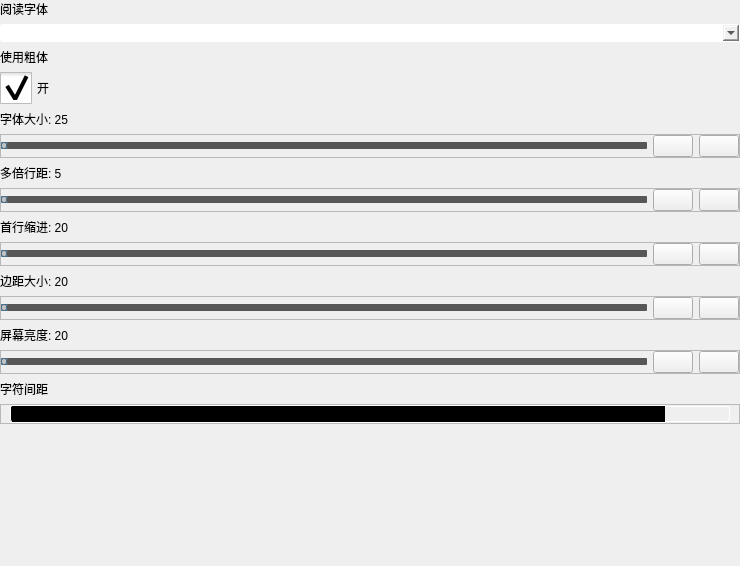
         <widget class="QWidget" name="scrollAreaWidgetContents">
          <property name="geometry">
           <rect>
            <x>0</x>
            <y>0</y>
            <width>740</width>
            <height>566</height>
           </rect>
          </property>
          <property name="styleSheet">
           <string notr="true">QSlider::groove:horizontal {
border: 1px solid #4A708B;
background: #C0C0C0;
height: 5px;
border-radius: 1px;
padding-left:-1px;
padding-right:-1px;
}

QSlider::sub-page:horizontal {
background: qlineargradient(x1:0, y1:0, x2:0, y2:1, 
    stop:0 #B1B1B1, stop:1 #c4c4c4);
background: qlineargradient(x1: 0, y1: 0.2, x2: 1, y2: 1,
    stop: 0 #5DCCFF, stop: 1 #1874CD);
border: 1px solid #4A708B;
height: 10px;
border-radius: 2px;
}

QSlider::add-page:horizontal {
background: #575757;
border: 0px solid #777;
height: 10px;
border-radius: 2px;
}

QSlider::handle:horizontal 
{
    background: qradialgradient(spread:pad, cx:0.5, cy:0.5, radius:0.5, fx:0.5, fy:0.5, 
    stop:0.6 #45ADED, stop:0.778409 rgba(255, 255, 255, 255));

    width: 11px;
    margin-top: -3px;
    margin-bottom: -3px;
    border-radius: 5px;
}

QSlider::handle:horizontal:hover {
    background: qradialgradient(spread:pad, cx:0.5, cy:0.5, radius:0.5, fx:0.5, fy:0.5, stop:0.6 #2A8BDA, 
    stop:0.778409 rgba(255, 255, 255, 255));

    width: 11px;
    margin-top: -3px;
    margin-bottom: -3px;
    border-radius: 5px;
}

QSlider::sub-page:horizontal:disabled {
background: #00009C;
border-color: #999;
}

QSlider::add-page:horizontal:disabled {
background: #eee;
border-color: #999;
}

QSlider::handle:horizontal:disabled {
background: #eee;
border: 1px solid #aaa;
border-radius: 4px;
}
</string>
          </property>
          <layout class="QVBoxLayout" name="verticalLayout_4">
           <property name="leftMargin">
            <number>0</number>
           </property>
           <property name="topMargin">
            <number>0</number>
           </property>
           <property name="rightMargin">
            <number>0</number>
           </property>
           <property name="bottomMargin">
            <number>0</number>
           </property>
           <item>
            <widget class="QLabel" name="label_8">
             <property name="text">
              <string>阅读字体</string>
             </property>
            </widget>
           </item>
           <item>
            <widget class="FontCombobox" name="font_combo">
             <property name="styleSheet">
              <string notr="true">QComboBox{border: 1px solid white;border-radius:3px}
QComboBox:focus{border: 1px solid #CC295F;border-radius:3px}</string>
             </property>
            </widget>
           </item>
           <item>
            <widget class="QLabel" name="label_4">
             <property name="text">
              <string>使用粗体</string>
             </property>
            </widget>
           </item>
           <item>
            <widget class="QCheckBox" name="checkBox">
             <property name="styleSheet">
              <string notr="true">QCheckBox{
    spacing: 5px;
}

QCheckBox::indicator{
    width: 32px;
    height: 32px;
}

QCheckBox::indicator:unchecked{
    image:url(:/ico/按钮_开启.png);
}

QCheckBox::indicator:checked{
    image:url(:/ico/按钮_关闭.png);
}
</string>
             </property>
             <property name="text">
              <string>开</string>
             </property>
             <property name="checked">
              <bool>true</bool>
             </property>
            </widget>
           </item>
           <item>
            <widget class="QLabel" name="label">
             <property name="text">
              <string>字体大小: 25</string>
             </property>
            </widget>
           </item>
           <item>
            <widget class="QFrame" name="frame_6">
             <property name="frameShape">
              <enum>QFrame::StyledPanel</enum>
             </property>
             <property name="frameShadow">
              <enum>QFrame::Raised</enum>
             </property>
             <layout class="QHBoxLayout" name="horizontalLayout_6">
              <property name="leftMargin">
               <number>0</number>
              </property>
              <property name="topMargin">
               <number>0</number>
              </property>
              <property name="rightMargin">
               <number>0</number>
              </property>
              <property name="bottomMargin">
               <number>0</number>
              </property>
              <item>
               <widget class="QSlider" name="horizontalSlider">
                <property name="styleSheet">
                 <string notr="true"/>
                </property>
                <property name="minimum">
                 <number>12</number>
                </property>
                <property name="maximum">
                 <number>80</number>
                </property>
                <property name="orientation">
                 <enum>Qt::Horizontal</enum>
                </property>
               </widget>
              </item>
              <item>
               <widget class="QPushButton" name="fz_plus">
                <property name="cursor">
                 <cursorShape>PointingHandCursor</cursorShape>
                </property>
                <property name="text">
                 <string/>
                </property>
                <property name="icon">
                 <iconset resource="../sources/sources.qrc">
                  <normaloff>:/ico/jia.png</normaloff>:/ico/jia.png</iconset>
                </property>
                <property name="checkable">
                 <bool>true</bool>
                </property>
               </widget>
              </item>
              <item>
               <widget class="QPushButton" name="fz_subtract">
                <property name="cursor">
                 <cursorShape>PointingHandCursor</cursorShape>
                </property>
                <property name="text">
                 <string/>
                </property>
                <property name="icon">
                 <iconset resource="../sources/sources.qrc">
                  <normaloff>:/ico/jian.png</normaloff>:/ico/jian.png</iconset>
                </property>
                <property name="checkable">
                 <bool>true</bool>
                </property>
               </widget>
              </item>
             </layout>
            </widget>
           </item>
           <item>
            <widget class="QLabel" name="label_2">
             <property name="text">
              <string>多倍行距: 5</string>
             </property>
            </widget>
           </item>
           <item>
            <widget class="QFrame" name="frame_7">
             <property name="frameShape">
              <enum>QFrame::StyledPanel</enum>
             </property>
             <property name="frameShadow">
              <enum>QFrame::Raised</enum>
             </property>
             <layout class="QHBoxLayout" name="horizontalLayout_7">
              <property name="leftMargin">
               <number>0</number>
              </property>
              <property name="topMargin">
               <number>0</number>
              </property>
              <property name="rightMargin">
               <number>0</number>
              </property>
              <property name="bottomMargin">
               <number>0</number>
              </property>
              <item>
               <widget class="QSlider" name="horizontalSlider_2">
                <property name="styleSheet">
                 <string notr="true"/>
                </property>
                <property name="minimum">
                 <number>100</number>
                </property>
                <property name="maximum">
                 <number>500</number>
                </property>
                <property name="singleStep">
                 <number>10</number>
                </property>
                <property name="orientation">
                 <enum>Qt::Horizontal</enum>
                </property>
               </widget>
              </item>
              <item>
               <widget class="QPushButton" name="ls_plus">
                <property name="cursor">
                 <cursorShape>PointingHandCursor</cursorShape>
                </property>
                <property name="text">
                 <string/>
                </property>
                <property name="icon">
                 <iconset resource="../sources/sources.qrc">
                  <normaloff>:/ico/jia.png</normaloff>:/ico/jia.png</iconset>
                </property>
                <property name="checkable">
                 <bool>true</bool>
                </property>
               </widget>
              </item>
              <item>
               <widget class="QPushButton" name="ls_subtract">
                <property name="cursor">
                 <cursorShape>PointingHandCursor</cursorShape>
                </property>
                <property name="text">
                 <string/>
                </property>
                <property name="icon">
                 <iconset resource="../sources/sources.qrc">
                  <normaloff>:/ico/jian.png</normaloff>:/ico/jian.png</iconset>
                </property>
                <property name="checkable">
                 <bool>true</bool>
                </property>
               </widget>
              </item>
             </layout>
            </widget>
           </item>
           <item>
            <widget class="QLabel" name="label_5">
             <property name="text">
              <string>首行缩进: 20</string>
             </property>
            </widget>
           </item>
           <item>
            <widget class="QFrame" name="frame_8">
             <property name="frameShape">
              <enum>QFrame::StyledPanel</enum>
             </property>
             <property name="frameShadow">
              <enum>QFrame::Raised</enum>
             </property>
             <layout class="QHBoxLayout" name="horizontalLayout_8">
              <property name="leftMargin">
               <number>0</number>
              </property>
              <property name="topMargin">
               <number>0</number>
              </property>
              <property name="rightMargin">
               <number>0</number>
              </property>
              <property name="bottomMargin">
               <number>0</number>
              </property>
              <item>
               <widget class="QSlider" name="horizontalSlider_3">
                <property name="styleSheet">
                 <string notr="true"/>
                </property>
                <property name="minimum">
                 <number>20</number>
                </property>
                <property name="orientation">
                 <enum>Qt::Horizontal</enum>
                </property>
               </widget>
              </item>
              <item>
               <widget class="QPushButton" name="indent_plus">
                <property name="cursor">
                 <cursorShape>PointingHandCursor</cursorShape>
                </property>
                <property name="text">
                 <string/>
                </property>
                <property name="icon">
                 <iconset resource="../sources/sources.qrc">
                  <normaloff>:/ico/jia.png</normaloff>:/ico/jia.png</iconset>
                </property>
                <property name="checkable">
                 <bool>true</bool>
                </property>
               </widget>
              </item>
              <item>
               <widget class="QPushButton" name="indent_subtract">
                <property name="cursor">
                 <cursorShape>PointingHandCursor</cursorShape>
                </property>
                <property name="text">
                 <string/>
                </property>
                <property name="icon">
                 <iconset resource="../sources/sources.qrc">
                  <normaloff>:/ico/jian.png</normaloff>:/ico/jian.png</iconset>
                </property>
                <property name="checkable">
                 <bool>true</bool>
                </property>
               </widget>
              </item>
             </layout>
            </widget>
           </item>
           <item>
            <widget class="QLabel" name="label_6">
             <property name="text">
              <string>边距大小: 20</string>
             </property>
            </widget>
           </item>
           <item>
            <widget class="QFrame" name="frame_9">
             <property name="frameShape">
              <enum>QFrame::StyledPanel</enum>
             </property>
             <property name="frameShadow">
              <enum>QFrame::Raised</enum>
             </property>
             <layout class="QHBoxLayout" name="horizontalLayout_9">
              <property name="leftMargin">
               <number>0</number>
              </property>
              <property name="topMargin">
               <number>0</number>
              </property>
              <property name="rightMargin">
               <number>0</number>
              </property>
              <property name="bottomMargin">
               <number>0</number>
              </property>
              <item>
               <widget class="QSlider" name="horizontalSlider_4">
                <property name="styleSheet">
                 <string notr="true"/>
                </property>
                <property name="minimum">
                 <number>5</number>
                </property>
                <property name="maximum">
                 <number>500</number>
                </property>
                <property name="orientation">
                 <enum>Qt::Horizontal</enum>
                </property>
               </widget>
              </item>
              <item>
               <widget class="QPushButton" name="margin_plus">
                <property name="cursor">
                 <cursorShape>PointingHandCursor</cursorShape>
                </property>
                <property name="text">
                 <string/>
                </property>
                <property name="icon">
                 <iconset resource="../sources/sources.qrc">
                  <normaloff>:/ico/jia.png</normaloff>:/ico/jia.png</iconset>
                </property>
                <property name="checkable">
                 <bool>true</bool>
                </property>
               </widget>
              </item>
              <item>
               <widget class="QPushButton" name="margin_subtract">
                <property name="cursor">
                 <cursorShape>PointingHandCursor</cursorShape>
                </property>
                <property name="text">
                 <string/>
                </property>
                <property name="icon">
                 <iconset resource="../sources/sources.qrc">
                  <normaloff>:/ico/jian.png</normaloff>:/ico/jian.png</iconset>
                </property>
                <property name="checkable">
                 <bool>true</bool>
                </property>
               </widget>
              </item>
             </layout>
            </widget>
           </item>
           <item>
            <widget class="QLabel" name="label_9">
             <property name="text">
              <string>屏幕亮度: 20</string>
             </property>
            </widget>
           </item>
           <item>
            <widget class="QFrame" name="frame_10">
             <property name="frameShape">
              <enum>QFrame::StyledPanel</enum>
             </property>
             <property name="frameShadow">
              <enum>QFrame::Raised</enum>
             </property>
             <layout class="QHBoxLayout" name="horizontalLayout_10">
              <property name="leftMargin">
               <number>0</number>
              </property>
              <property name="topMargin">
               <number>0</number>
              </property>
              <property name="rightMargin">
               <number>0</number>
              </property>
              <property name="bottomMargin">
               <number>0</number>
              </property>
              <item>
               <widget class="QSlider" name="horizontalSlider_5">
                <property name="orientation">
                 <enum>Qt::Horizontal</enum>
                </property>
               </widget>
              </item>
              <item>
               <widget class="QPushButton" name="bright_plus">
                <property name="cursor">
                 <cursorShape>PointingHandCursor</cursorShape>
                </property>
                <property name="text">
                 <string/>
                </property>
                <property name="icon">
                 <iconset resource="../sources/sources.qrc">
                  <normaloff>:/ico/jia.png</normaloff>:/ico/jia.png</iconset>
                </property>
               </widget>
              </item>
              <item>
               <widget class="QPushButton" name="bright_subtract">
                <property name="cursor">
                 <cursorShape>PointingHandCursor</cursorShape>
                </property>
                <property name="text">
                 <string/>
                </property>
                <property name="icon">
                 <iconset resource="../sources/sources.qrc">
                  <normaloff>:/ico/jian.png</normaloff>:/ico/jian.png</iconset>
                </property>
               </widget>
              </item>
             </layout>
            </widget>
           </item>
           <item>
            <widget class="QLabel" name="label_3">
             <property name="text">
              <string>字符间距</string>
             </property>
            </widget>
           </item>
           <item>
            <widget class="QFrame" name="frame_2">
             <property name="frameShape">
              <enum>QFrame::StyledPanel</enum>
             </property>
             <property name="frameShadow">
              <enum>QFrame::Raised</enum>
             </property>
             <layout class="QHBoxLayout" name="horizontalLayout_2">
              <property name="spacing">
               <number>0</number>
              </property>
              <property name="topMargin">
               <number>0</number>
              </property>
              <property name="bottomMargin">
               <number>0</number>
              </property>
              <item>
               <widget class="QLineEdit" name="lineEdit">
                <property name="contextMenuPolicy">
                 <enum>Qt::CustomContextMenu</enum>
                </property>
                <property name="styleSheet">
                 <string notr="true">QLineEdit{border-top:1px solid white;
border-bottom:1px solid white;
border-left:1px solid white;
border-right:0px solid white;
border-top-left-radius:3px;
border-bottom-left-radius:3px;
background:black}
QLineEdit:focus{
border:1px solid #CC295F;
border-radius:3px;
background:black}
</string>
                </property>
                <property name="clearButtonEnabled">
                 <bool>false</bool>
                </property>
               </widget>
              </item>
              <item>
               <widget class="QPushButton" name="up_letter">
                <property name="styleSheet">
                 <string notr="true">border-top:1px solid white;
border-bottom:1px solid white;
border-left:0px solid white;
border-right:0px solid white;
</string>
                </property>
                <property name="text">
                 <string/>
                </property>
                <property name="icon">
                 <iconset resource="../sources/sources.qrc">
                  <normaloff>:/ico/up_arrow_1209003_easyicon.net.svg</normaloff>:/ico/up_arrow_1209003_easyicon.net.svg</iconset>
                </property>
                <property name="iconSize">
                 <size>
                  <width>15</width>
                  <height>20</height>
                 </size>
                </property>
                <property name="checkable">
                 <bool>true</bool>
                </property>
               </widget>
              </item>
              <item>
               <widget class="QPushButton" name="down_letter">
                <property name="styleSheet">
                 <string notr="true">border-top:1px solid white;
border-bottom:1px solid white;
border-left:0px solid white;
border-right:1px solid white;
border-top-right-radius:3px;
border-bottom-right-radius:3px</string>
                </property>
                <property name="text">
                 <string/>
                </property>
                <property name="icon">
                 <iconset resource="../sources/sources.qrc">
                  <normaloff>:/ico/down_arrow_1209032_easyicon.net.svg</normaloff>:/ico/down_arrow_1209032_easyicon.net.svg</iconset>
                </property>
                <property name="iconSize">
                 <size>
                  <width>15</width>
                  <height>20</height>
                 </size>
                </property>
                <property name="checkable">
                 <bool>true</bool>
                </property>
               </widget>
              </item>
             </layout>
            </widget>
           </item>
           <item>
            <spacer name="verticalSpacer">
             <property name="orientation">
              <enum>Qt::Vertical</enum>
             </property>
             <property name="sizeHint" stdset="0">
              <size>
               <width>20</width>
               <height>40</height>
              </size>
             </property>
            </spacer>
           </item>
          </layout>
         </widget>
